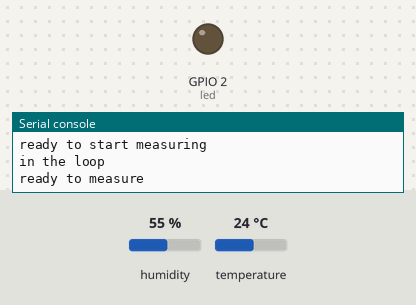
Bench run of a program on a simulated ESP8266 board running MicroPython. Shown: output pins drawn as LEDs (lit = HIGH, except the on-board LED, lit = LOW), the last lines printed to the serial console. The inputs (shaded band) are chosen by the test bench; at power-on: humidity 55 %, temperature 24 °C. At 13.7 s the program stops and its outputs stay as they are.

Above: at 0.1 s.
At 13.8 s:
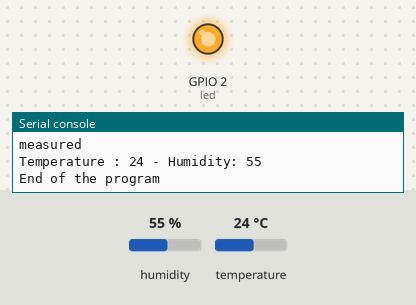
Timing chart, 0 to 15.2 s (numbered marks = the images above):
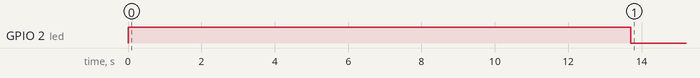

Measured:
- by itself, GPIO 2 (led): LOW → HIGH at 0.00 s, → LOW 13.7 s later

The program:

temperature.py
```python
# testing the temperature sensor: not used in final application
from machine import Pin
from time import sleep_ms
import dht

led = Pin(2,Pin.OUT)
print(led)
sensor = dht.DHT11(Pin(14))
print(sensor)
is_looping = True
counter = 1;
#
print("ready to start measuring")
#
while is_looping:
    print("in the loop")
    counter = counter + 1
    if counter == 10:
        is_looping = False
    try:
        led.value(1)
        print("ready to measure")
        sleep_ms(1500)
        sensor.measure()
        led.value(0)

        print("measured")
        temp = sensor.temperature()
        hum = sensor.humidity()
        print("Temperature : " + str(temp) + " - Humidity: " + str(hum))
    except OSError as e:
        print('Failed to read sensor.')

print("End of the program")
```
